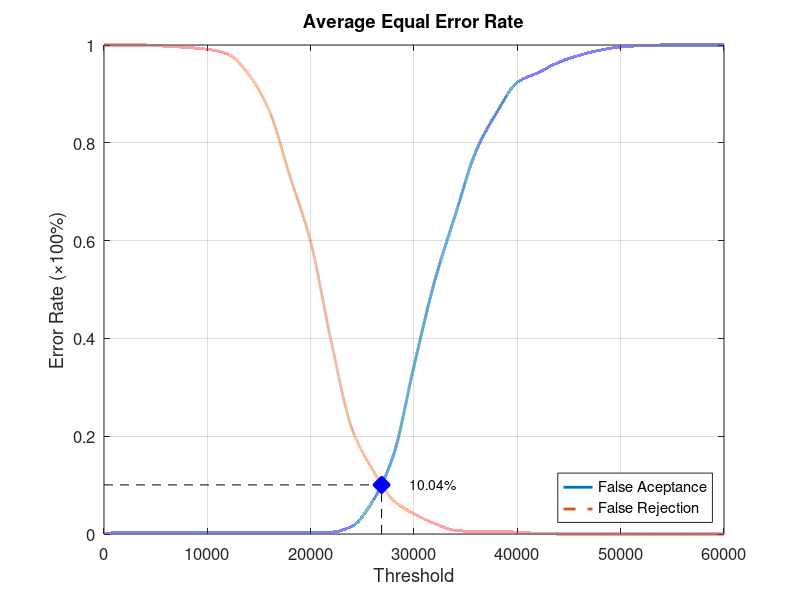
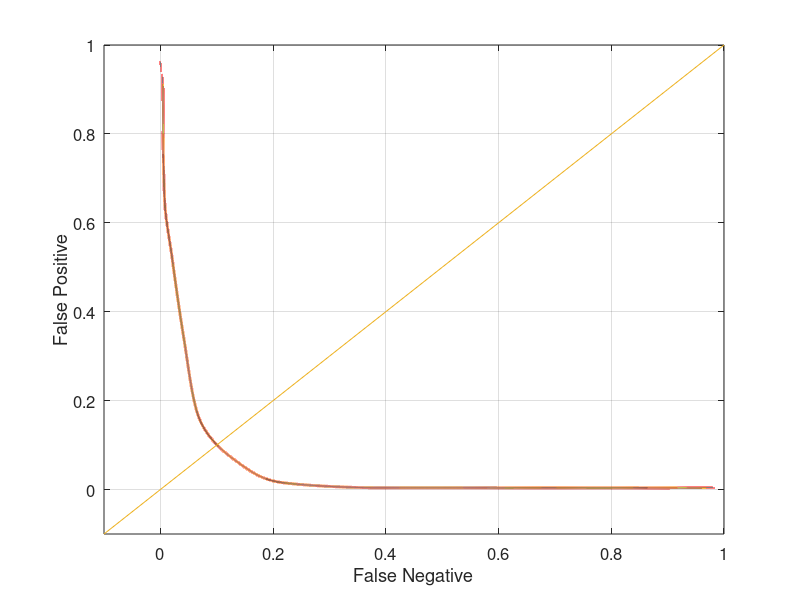

Source code (MATLAB) for these figures, in order:
function yEER = Experiment2Average
close all;
clear;
clc;
x = 0:2000:60000;
xq = 0:0.5:60000;

y0 = [0 0.00394737 0.00394737 0.00394737 0.00394737 0.00394737 0.00394737 0.00394737 0.00394737 0.00394737 0.00394737 0.00394737 0.0157895 0.0671053 0.160526 0.343421 0.517105 0.652632 0.782895 0.861842 0.923684 0.943421 0.964474 0.978947 0.989474 0.996053 0.998684 1 1 1 1];
yy0 = interp1(x, y0, xq, 'pchip');
y1 = [1 1 1 0.9975 0.995 0.99125 0.98125 0.94 0.865 0.73125 0.5975 0.3925 0.215 0.13125 0.06875 0.04125 0.02125 0.0075 0.005 0.005 0.00375 0.00125 0 0 0 0 0 0 0 0 0];
yy1 = interp1(x, y1, xq, 'pchip');

% Calculating EER: 
y2 = abs(y0 - y1);
find(y2 == min(y2))
yy2 = abs(yy0 - yy1);
xEER = find(yy2 == min(yy2));
xEERIndex = xq(xEER) % X-axis EER
yEER = yy0(xEER) % Y-axis EER

main = figure
plot(xq, yy0,'-','LineWidth', 2);	hold on
plot(xq, yy1,'--','LineWidth', 2);	hold on
plot([xEERIndex xEERIndex], [0 yEER], 'k--');	hold on
plot([0 xEERIndex], [yEER yEER], 'k--');	hold on
plot(xEERIndex, yEER, 'bx', 'LineWidth', 10);	hold on
text(xEERIndex + 10 * xEERIndex / 100, yEER, [num2str(round((10000 * yEER)) / 100) '%'])
legend('False Aceptance', 'False Rejection', 'Location', 'SouthEast')
xlabel('Threshold')
ylabel('Error Rate (\times100%)')
title('Average Equal Error Rate')
set(gca, 'FontSize', 12)
axis([0 60000 0 1])
grid on

print(main, 'Experiment2AverageMain', '-dpng');
FNRxFPR = figure('Color', [1 1 1]);
plot(yy1, yy0, '-', yy1, yy0, 'LineWidth', 2);
hold on
y = -0.1:0.1:1
plot(y, y); 
set(gca, 'FontSize', 12)
xlabel('False Negative')
ylabel('False Positive')
axis([-0.1 1 -0.1 1])
set(gca, 'FontSize', 12)
grid on

print(FNRxFPR, 'Experiment2AverageFNRxFPR','-dpng');
end
